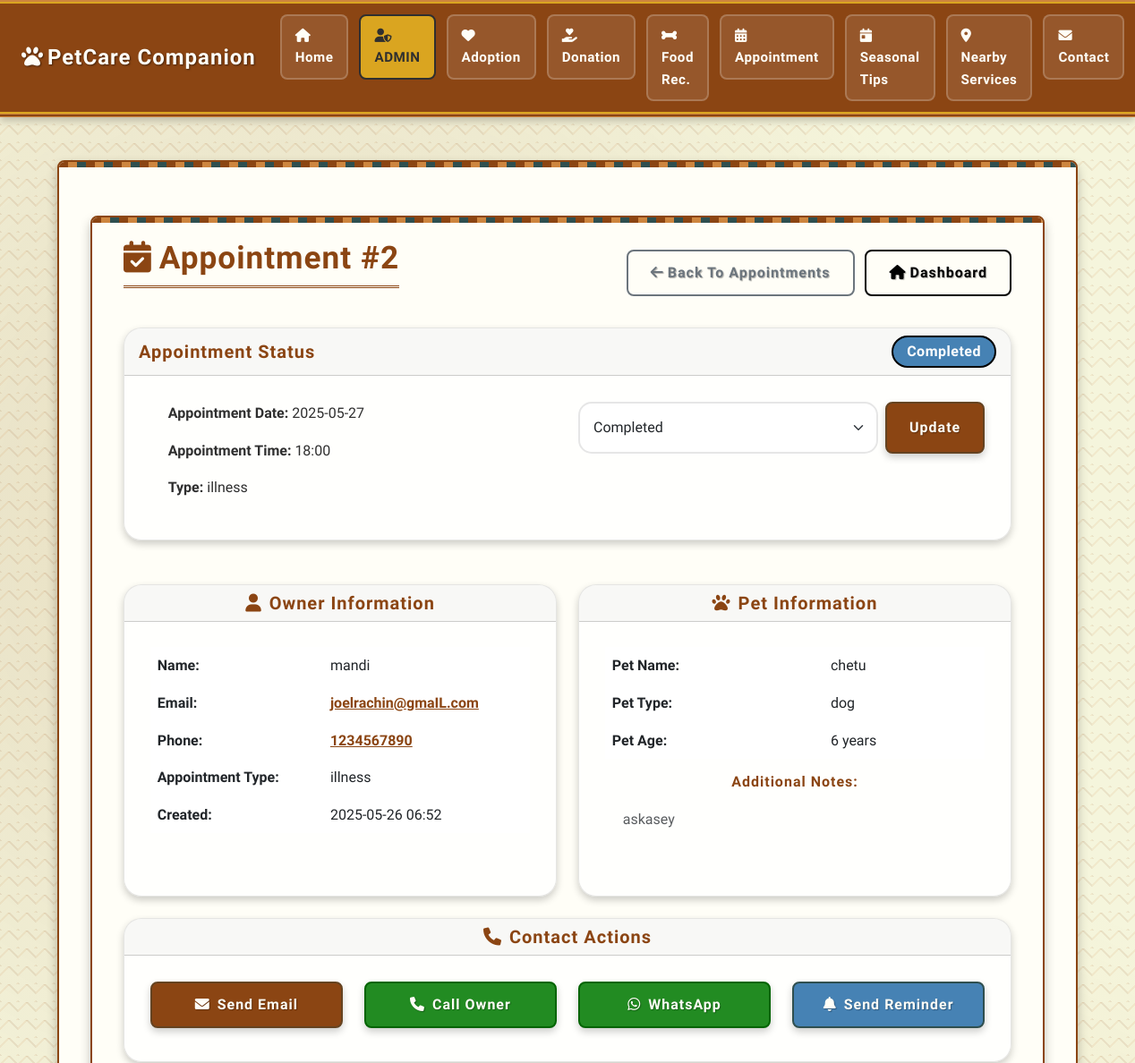
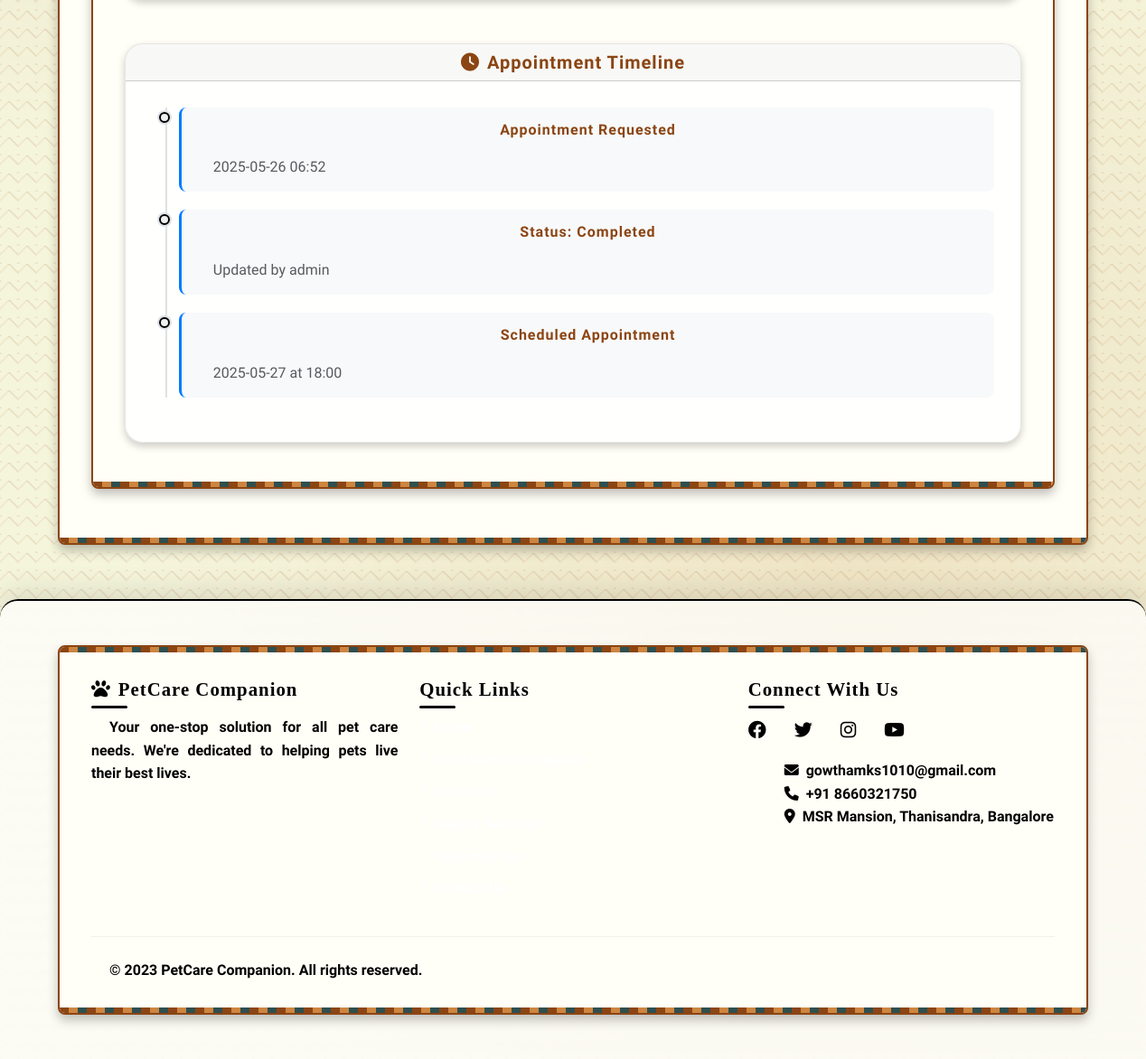
The app's page /admin/appointments/2 (signed in) with its own data (2 pictures, top to bottom).
### app.py (models this page shows)
class Appointment(db.Model):
    __tablename__ = 'appointments'
    id = db.Column(db.Integer, primary_key=True)
    owner_name = db.Column(db.String(100), nullable=False)
    email = db.Column(db.String(120), nullable=False)
    phone = db.Column(db.String(20), nullable=False)
    pet_name = db.Column(db.String(100), nullable=False)
    pet_type = db.Column(db.String(50), nullable=False)
    pet_age = db.Column(db.String(50), nullable=False)
    age_unit = db.Column(db.String(20), nullable=False)
    appointment_type = db.Column(db.String(100), nullable=False)
    appointment_date = db.Column(db.Date, nullable=False)
    appointment_time = db.Column(db.Time, nullable=False)
    notes = db.Column(db.Text)
    status = db.Column(db.String(50), default='pending')  # pending, confirmed, completed, cancelled
    created_at = db.Column(db.DateTime, default=datetime.utcnow)
    updated_at = db.Column(db.DateTime, default=datetime.utcnow, onupdate=datetime.utcnow)
    def to_dict(self):
        return {
            'id': self.id,
            'owner_name': self.owner_name,
            'email': self.email,
            'phone': self.phone,
            'pet_name': self.pet_name,
            'pet_type': self.pet_type,
            'pet_age': self.pet_age,
            'age_unit': self.age_unit,
            'appointment_type': self.appointment_type,
            'appointment_date': self.appointment_date.strftime('%Y-%m-%d') if self.appointment_date else None,
            'appointment_time': self.appointment_time.strftime('%H:%M') if self.appointment_time else None,
            'notes': self.notes,
            'status': self.status,
            'created_at': self.created_at.strftime('%Y-%m-%d %H:%M') if self.created_at else None
        }

### app.py (the view)
@app.route('/admin/appointments/<int:appointment_id>')
def admin_appointment_details(appointment_id):
    if not session.get('admin_logged_in'):
        flash('Please log in to access admin panel!', 'error')
        return redirect(url_for('admin_login'))
    appointment = Appointment.query.get_or_404(appointment_id)
    return render_template('admin/appointment_details.html', appointment=appointment.to_dict())

### templates/admin/appointment_details.html (shortened to what this page needs)
{% extends "base.html" %}
{% block content %}
<div class="container py-4">
    <div class="d-flex justify-content-between align-items-center mb-4">
        <h1><i class="fas fa-calendar-check me-2"></i>Appointment #{{ appointment.id }}</h1>
        <div>
            <a href="{{ url_for('admin_appointments') }}" class="btn btn-outline-secondary me-2">
                <i class="fas fa-arrow-left me-1"></i>Back to Appointments
            </a>
            <a href="{{ url_for('admin_dashboard') }}" class="btn btn-outline-primary">
                <i class="fas fa-home me-1"></i>Dashboard
            </a>
        </div>
    </div>
    <div class="row">
        <div class="col-md-12 mb-4">
            <div class="card">
                <div class="card-header d-flex justify-content-between align-items-center">
                    <h5 class="mb-0">Appointment Status</h5>
                    <span class="badge bg-{{ 'warning' if appointment.status == 'pending' else 'success' if appointment.status == 'confirmed' else 'info' if appointment.status == 'completed' else 'danger' }} fs-6">
                        {{ appointment.status|title }}
                    </span>
                </div>
                <div class="card-body">
                    <div class="row">
                        <div class="col-md-6">
                            <p><strong>Appointment Date:</strong> {{ appointment.appointment_date }}</p>
                            <p><strong>Appointment Time:</strong> {{ appointment.appointment_time }}</p>
                            <p><strong>Type:</strong> {{ appointment.appointment_type }}</p>
                        </div>
                        <div class="col-md-6">
                            <form method="POST" action="{{ url_for('admin_update_appointment_status', appointment_id=appointment.id) }}" class="d-flex gap-2">
                                <select name="status" class="form-select">
                                    <option value="completed" {{ 'selected' if appointment.status == 'completed' else '' }}>Completed</option>
                                </select>
                                <button type="submit" class="btn btn-primary">Update</button>
                            </form>
                        </div>
                    </div>
                </div>
            </div>
        </div>
        <div class="col-md-6 mb-4">
            <div class="card h-100">
                <div class="card-header">
                    <h5 class="mb-0"><i class="fas fa-user me-2"></i>Owner Information</h5>
                </div>
                <div class="card-body">
                    <table class="table table-borderless">
                        <tr>
                            <td><strong>Name:</strong></td>
                            <td>{{ appointment.owner_name }}</td>
                        </tr>
                        <tr>
                            <td><strong>Email:</strong></td>
                            <td><a href="mailto:{{ appointment.email }}">{{ appointment.email }}</a></td>
                        </tr>
                        <tr>
                            <td><strong>Phone:</strong></td>
                            <td><a href="tel:{{ appointment.phone }}">{{ appointment.phone }}</a></td>
                        </tr>
                        <tr>
                            <td><strong>Appointment Type:</strong></td>
                            <td>{{ appointment.appointment_type }}</td>
                        </tr>
                        <tr>
                            <td><strong>Created:</strong></td>
                            <td>{{ appointment.created_at }}</td>
                        </tr>
                    </table>
                </div>
            </div>
        </div>
        <div class="col-md-6 mb-4">
            <div class="card h-100">
                <div class="card-header">
                    <h5 class="mb-0"><i class="fas fa-paw me-2"></i>Pet Information</h5>
                </div>
                <div class="card-body">
                    <table class="table table-borderless">
                        <tr>
                            <td><strong>Pet Name:</strong></td>
                            <td>{{ appointment.pet_name }}</td>
                        </tr>
                        <tr>
                            <td><strong>Pet Type:</strong></td>
                            <td>{{ appointment.pet_type }}</td>
                        </tr>
                        <tr>
                            <td><strong>Pet Age:</strong></td>
                            <td>{{ appointment.pet_age }} {{ appointment.age_unit }}</td>
                        </tr>
                    </table>
                    {% if appointment.notes %}
                    <div class="mt-3">
                        <h6>Additional Notes:</h6>
                        <p class="text-muted">{{ appointment.notes }}</p>
                    </div>
                    {% endif %}
                </div>
            </div>
        </div>
        <div class="col-md-12 mb-4">
            <div class="card">
                <div class="card-header">
                    <h5 class="mb-0"><i class="fas fa-phone me-2"></i>Contact Actions</h5>
                </div>
                <div class="card-body">
                    <div class="row">
                        <div class="col-md-3 mb-2">
                            <a href="mailto:{{ appointment.email }}?subject=Regarding your appointment on {{ appointment.appointment_date }}&body=Dear {{ appointment.owner_name }},%0D%0A%0D%0AThis is regarding your {{ appointment.appointment_type }} appointment scheduled for {{ appointment.appointment_date }} at {{ appointment.appointment_time }}.%0D%0A%0D%0ABest regards,%0D%0APetCare Companion Team"
                               class="btn btn-primary w-100">
                                <i class="fas fa-envelope me-2"></i>Send Email
                            </a>
                        </div>
                        <div class="col-md-3 mb-2">
                            <a href="tel:{{ appointment.phone }}" class="btn btn-success w-100">
                                <i class="fas fa-phone me-2"></i>Call Owner
                            </a>
                        </div>
                        <div class="col-md-3 mb-2">
                            <a href="https://wa.me/{{ appointment.phone.replace('+', '').replace('-', '').replace(' ', '') }}?text=Hi {{ appointment.owner_name }}, this is regarding your {{ appointment.appointment_type }} appointment on {{ appointment.appointment_date }} at {{ appointment.appointment_time }}."
                               target="_blank" class="btn btn-success w-100">
                                <i class="fab fa-whatsapp me-2"></i>WhatsApp
                            </a>
                        </div>
                        <div class="col-md-3 mb-2">
                            <button type="button" class="btn btn-info w-100" onclick="sendReminder()">
                                <i class="fas fa-bell me-2"></i>Send Reminder
                            </button>
                        </div>
                    </div>
                </div>
            </div>
        </div>
        <div class="col-md-12">
            <div class="card">
                <div class="card-header">
                    <h5 class="mb-0"><i class="fas fa-clock me-2"></i>Appointment Timeline</h5>
                </div>
                <div class="card-body">
                    <div class="timeline">
                        <div class="timeline-item">
                            <div class="timeline-marker bg-primary"></div>
                            <div class="timeline-content">
                                <h6>Appointment Requested</h6>
                                <p class="text-muted mb-0">{{ appointment.created_at }}</p>
                            </div>
                        </div>
                        {% if appointment.status != 'pending' %}
                        <div class="timeline-item">
                            <div class="timeline-marker bg-{{ 'success' if appointment.status == 'confirmed' else 'info' if appointment.status == 'completed' else 'danger' }}"></div>
                            <div class="timeline-content">
                                <h6>Status: {{ appointment.status|title }}</h6>
                                <p class="text-muted mb-0">Updated by admin</p>
                            </div>
                        </div>
                        {% endif %}
                        <div class="timeline-item">
                            <div class="timeline-marker bg-warning"></div>
                            <div class="timeline-content">
                                <h6>Scheduled Appointment</h6>
                                <p class="text-muted mb-0">{{ appointment.appointment_date }} at {{ appointment.appointment_time }}</p>
                            </div>
                        </div>
                    </div>
                </div>
            </div>
        </div>
    </div>
</div>
{% endblock %}

### templates/admin/appointment_details.html (style rules this page uses)
.timeline { position: relative; padding-left: 30px; }
.timeline::before { content: ''; position: absolute; left: 15px; top: 0; bottom: 0; width: 2px; background: #dee2e6; }
.timeline-item { position: relative; margin-bottom: 20px; }
.timeline-marker { position: absolute; left: -22px; top: 5px; width: 12px; height: 12px; border-radius: 50%; border: 2px solid #fff; box-shadow: 0 0 0 2px #dee2e6; }
.timeline-content { background: #f8f9fa; padding: 15px; border-radius: 8px; border-left: 3px solid #007bff; }

### records on screen
Appointment: status "Completed", appointment_type "illness", owner_name "mandi", email "joelrachin@gmaIL.com", phone "1234567890", pet_name "chetu", pet_type "dog", age_unit "years", notes "askasey"

### other values on screen
{{ appointment.id }} "2"
{{ appointment.appointment_date }} "2025-05-27"
{{ appointment.appointment_time }} "18:00"
{{ appointment.created_at }} "2025-05-26 06:52"
{{ appointment.pet_age }} "6"
